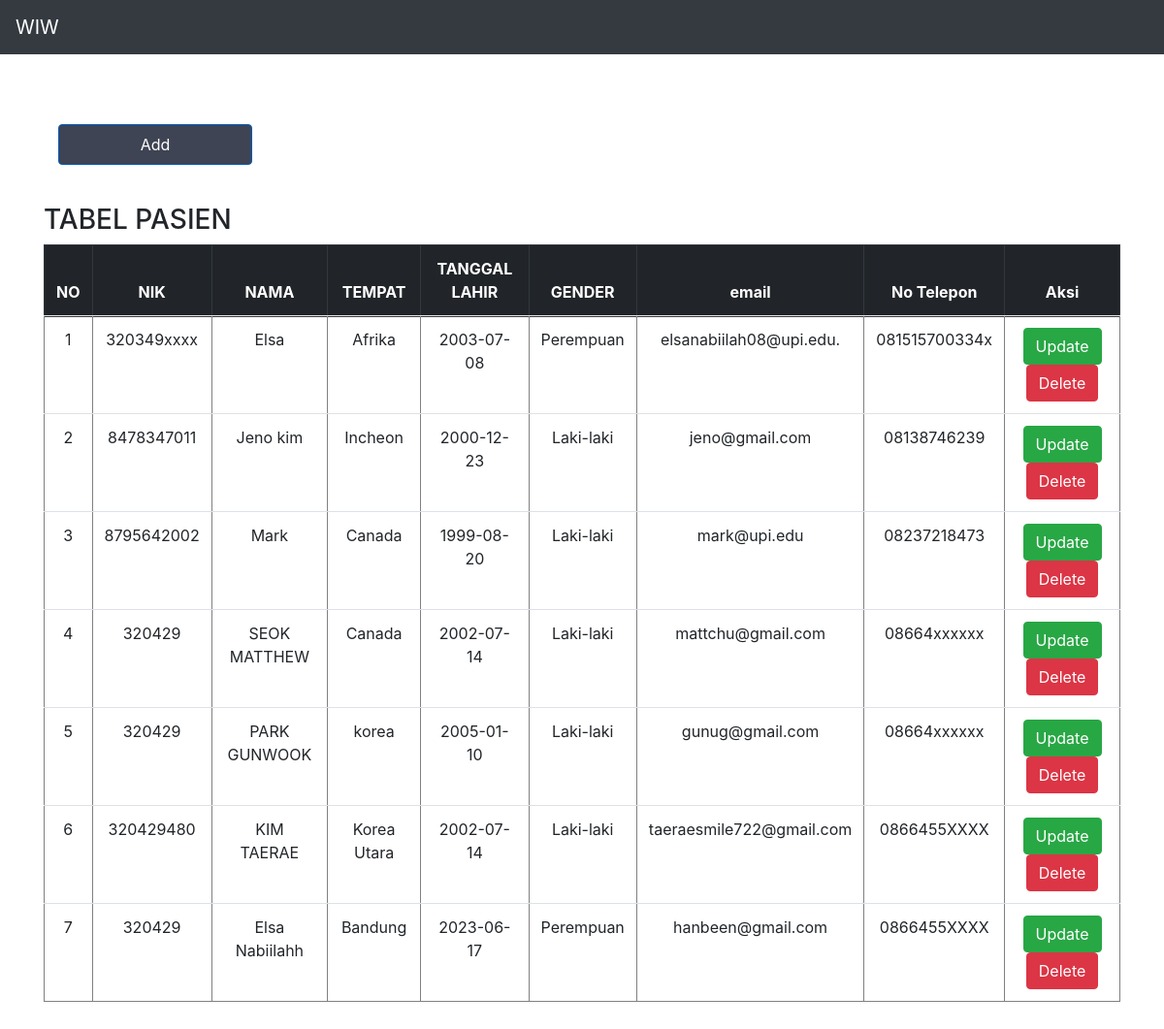
Page /MVP-01/index.php on the committed database.
### tables this page shows
CREATE TABLE `pasien` (
  `id` int(11) NOT NULL,
  `nik` varchar(100) NOT NULL,
  `nama` varchar(100) NOT NULL,
  `tempat` varchar(100) NOT NULL,
  `tl` date NOT NULL,
  `gender` varchar(10) NOT NULL,
  `email` varchar(100) NOT NULL,
  `telp` varchar(100) NOT NULL
);

### MVP-01/presenter/ProsesPasien.php (called while the page is built, shortened)
<?php
class ProsesPasien implements KontrakPasienPresenter
{
	private $tabelpasien;
	private $data = [];
	function __construct()
	{
		try {
			$db_host = "localhost";
			$db_user = "root";
			$db_password = "";
			$db_name = "pasien";
			$this->tabelpasien = new TabelPasien($db_host, $db_user, $db_password, $db_name);
			$this->data = array();
		} catch (Exception $e) {
			echo "wiw error" . $e->getMessage();
		}
	}
	function prosesDataPasien()
	{
		try {
			$this->tabelpasien->open();
			$this->tabelpasien->getPasien();
			while ($row = $this->tabelpasien->getResult()) {
				$this->data[] = $row;
			}
		} catch (Exception $e) {
			echo "wiw error part 2" . $e->getMessage();
		}
	}
	function getId($i)
	{
		return $this->data[$i]['id'];
	}
	function getNik($i)
	{
		return $this->data[$i]['nik'];
	}
	function getNama($i)
	{
		return $this->data[$i]['nama'];
	}
	function getTempat($i)
	{
		return $this->data[$i]['tempat'];
	}
	function getTl($i)
	{
		return $this->data[$i]['tl'];
	}
	function getGender($i)
	{
		return $this->data[$i]['gender'];
	}
	function getemail($i)
	{
		return $this->data[$i]['email'];
	}
	function getnotelp($i)
	{
		return $this->data[$i]['telp'];
	}
	function getSize()
	{
		return sizeof($this->data);
	}
}

### MVP-01/model/DB.class.php (called while the page is built, shortened)
<?php
class DB
{
	var $db_host = '';
	var $db_user = '';
	var $db_password = '';
	var $db_name = '';
	var $db_link = '';
	function __construct($db_host = '', $db_user = '', $db_password = '', $db_name = '')
	{
		$this->db_host = $db_host;
		$this->db_user = $db_user;
		$this->db_password = $db_password;
		$this->db_name = $db_name;
	}
	function open()
	{
		$this->db_link = mysqli_connect($this->db_host, $this->db_user, $this->db_password, $this->db_name);
	}
	function execute($query = "")
	{
		$this->result = mysqli_query($this->db_link, $query);
		return $this->result;
	}
}

### MVP-01/model/TabelPasien.class.php (called while the page is built, shortened)
<?php
class TabelPasien extends DB
{
	function getPasien()
	{
		$query = "SELECT * FROM pasien";
		return $this->execute($query);
	}
}

### MVP-01/view/TampilPasien.php (the view, shortened to what this page needs)
<?php
include_once("presenter/ProsesPasien.php");
class TampilPasien implements KontrakPasienView
{
	private $prosespasien;
	function __construct()
	{
		$this->prosespasien = new ProsesPasien();
	}
	function tampil()
	{
		$this->prosespasien->prosesDataPasien();
		$data = null;
		for ($i = 0; $i < $this->prosespasien->getSize(); $i++) {
			$no = $i + 1;
			$data .= "<tr>
			<td>" . $no . "</td>
			<td>" . $this->prosespasien->getNik($i) . "</td>
			<td>" . $this->prosespasien->getNama($i) . "</td>
			<td>" . $this->prosespasien->getTempat($i) . "</td>
			<td>" . $this->prosespasien->getTl($i) . "</td>
			<td>" . $this->prosespasien->getGender($i) . "</td>
			<td>" . $this->prosespasien->getemail($i) . "</td>
			<td>" . $this->prosespasien->getnotelp($i) . "</td>
			<td>
			<a  href='edit.php?id_edit=" . $this->prosespasien->getId($i) . "'class ='btn btn-success'>Update</a>
			<a href='index.php?id_delete= " . $this->prosespasien->getId($i) . "'class ='btn btn-danger' >Delete</a>
			</td>";
		}
	}
}

### MVP-01/index.php (shortened to what this page needs)
<?php
include_once("model/Template.class.php");
include_once("model/DB.class.php");
include_once("model/TabelPasien.class.php");
include_once("view/TampilPasien.php");
include_once("presenter/ProsesPasien.php");
$tp = new TampilPasien();
$proses = new ProsesPasien();
if (isset($_GET['id_delete'])) {
    $proses->delete($_GET['id_delete']);
} else {
    $tp->tampil();
}

### MVP-01/model/Template.class.php (shortened to what this page needs)
<?php
class Template{
	var $content = '';
	function __construct($filename = ''){
		$this->content = implode('', @file($filename));
	}
	function clear(){
		$this->content = preg_replace("/DATA_[A-Z|_|0-9]+/", "", $this->content);
	}
	function write(){
		print $this->content;
	}
	function replace($old = '', $new = ''){
		if(is_int($new)){
			$value = sprintf("%d", $new);
		}elseif(is_float($new)){
			$value = sprintf("%f", $new);
		}elseif(is_array($new)){
			$value = '';
			foreach( $new as $item){
				$value .= $item. '';
			}
		}else{
			$value = $new;
		}
		$this->content = preg_replace("/$old/",  $value, $this->content);
	}
}

### rows in the picture
pasien: no "1", nik "320349xxxx", nama "Elsa", tempat "Afrika", tl "2003-07-08", gender "Perempuan", email "elsanabiilah08@upi.edu.", telp "081515700334x"
pasien: no "2", nik "8478347011", nama "Jeno kim", tempat "Incheon", tl "2000-12-23", gender "Laki-laki", email "jeno@gmail.com", telp "08138746239"
pasien: no "3", nik "8795642002", nama "Mark", tempat "Canada", tl "1999-08-20", gender "Laki-laki", email "mark@upi.edu", telp "08237218473"
pasien: no "4", nik "320429", nama "SEOK MATTHEW", tempat "Canada", tl "2002-07-14", gender "Laki-laki", email "mattchu@gmail.com", telp "08664xxxxxx"
pasien: no "5", nik "320429", nama "PARK GUNWOOK", tempat "korea", tl "2005-01-10", gender "Laki-laki", email "gunug@gmail.com", telp "08664xxxxxx"
pasien: no "6", nik "320429480", nama "KIM TAERAE", tempat "Korea Utara", tl "2002-07-14", gender "Laki-laki", email "taeraesmile722@gmail.com", telp "0866455XXXX"
pasien: no "7", nik "320429", nama "Elsa Nabiilahh", tempat "Bandung", tl "2023-06-17", gender "Perempuan", email "hanbeen@gmail.com", telp "0866455XXXX"

### other values in the picture
$this->content "WIW Add TABEL PASIEN NO NIK NAMA TEMPAT TANGGAL LAHIR GENDER email No Telepon Aksi"
